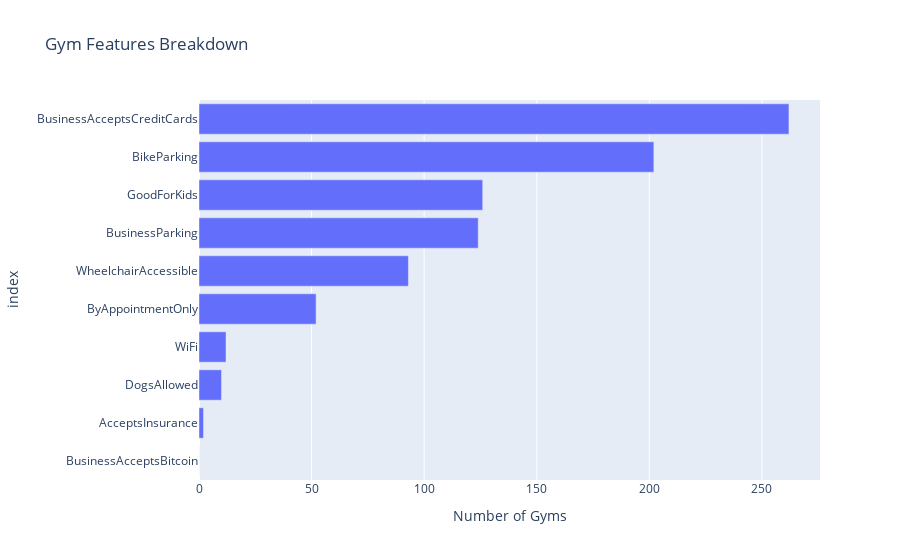

The notebook cell saved with this chart:
### Code cell
features_expanded = df_b["features"].dropna().apply(pd.Series)
feature_counts = features_expanded.sum().sort_values(ascending=True)

fig = px.bar(
    feature_counts,
    x=feature_counts.values,
    y=feature_counts.index,
    orientation="h",
    labels={"x": "Number of Gyms", "y": "Feature"},
    title="Gym Features Breakdown"
)
fig.show()

### Figure 1 — Plotly figure (JSON) as saved in the notebook; plotly's stock layout.template omitted (floating-point values rounded to 4 significant figures)
{"data": [{"hovertemplate": "Number of Gyms=%{x}<br>index=%{y}<extra></extra>", "legendgroup": "", "marker": {"color": "#636efa", "pattern": {"shape": ""}}, "name": "", "orientation": "h", "showlegend": false, "textposition": "auto", "type": "bar", "x": [0, 2, 10, 12, 52, 93, 124, 126, 202, 262], "xaxis": "x", "y": ["BusinessAcceptsBitcoin", "AcceptsInsurance", "DogsAllowed", "WiFi", "ByAppointmentOnly", "WheelchairAccessible", "BusinessParking", "GoodForKids", "BikeParking", "BusinessAcceptsCreditCards"], "yaxis": "y"}], "layout": {"barmode": "relative", "legend": {"tracegroupgap": 0}, "title": {"text": "Gym Features Breakdown"}, "xaxis": {"anchor": "y", "domain": [0, 1], "title": {"text": "Number of Gyms"}}, "yaxis": {"anchor": "x", "domain": [0, 1], "title": {"text": "index"}}}}
